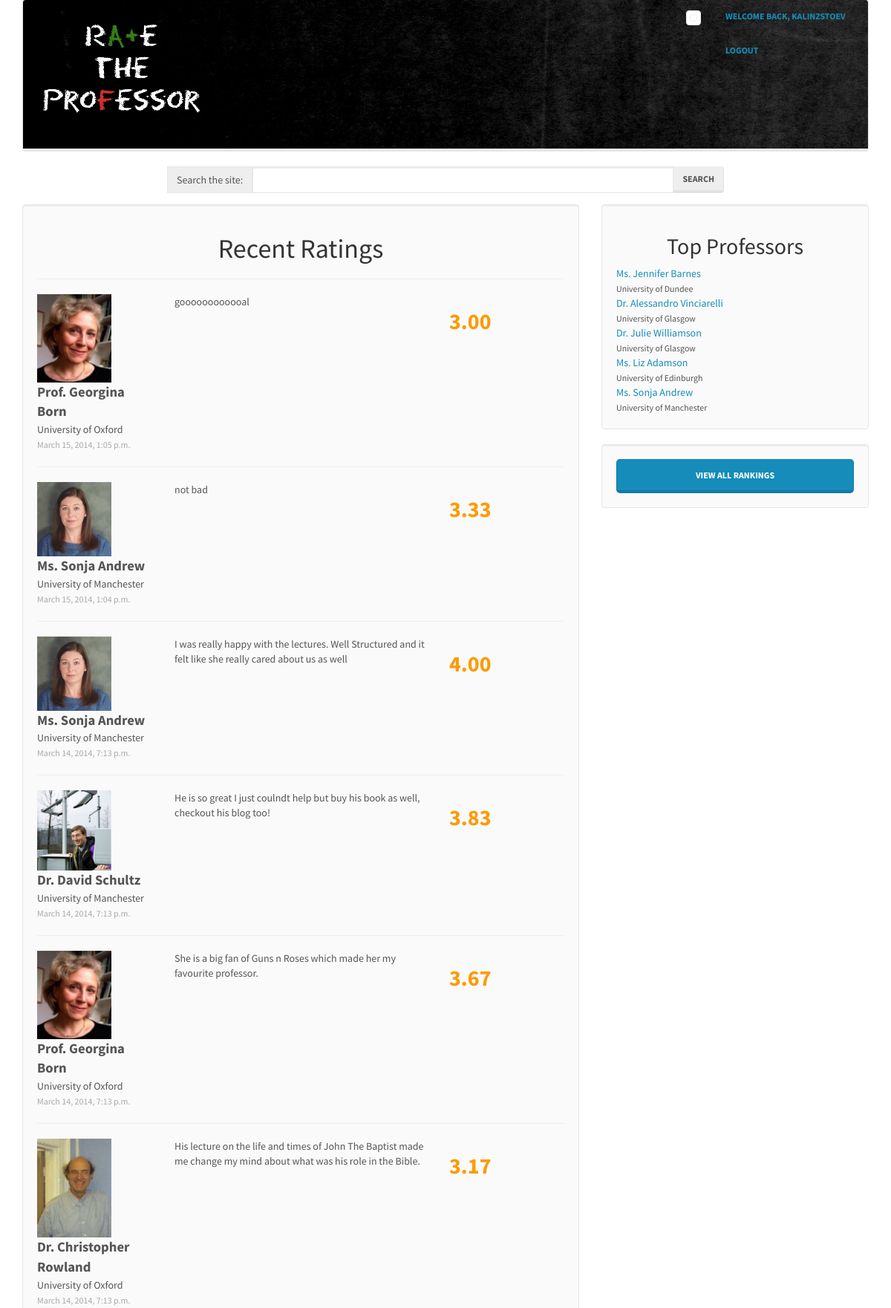
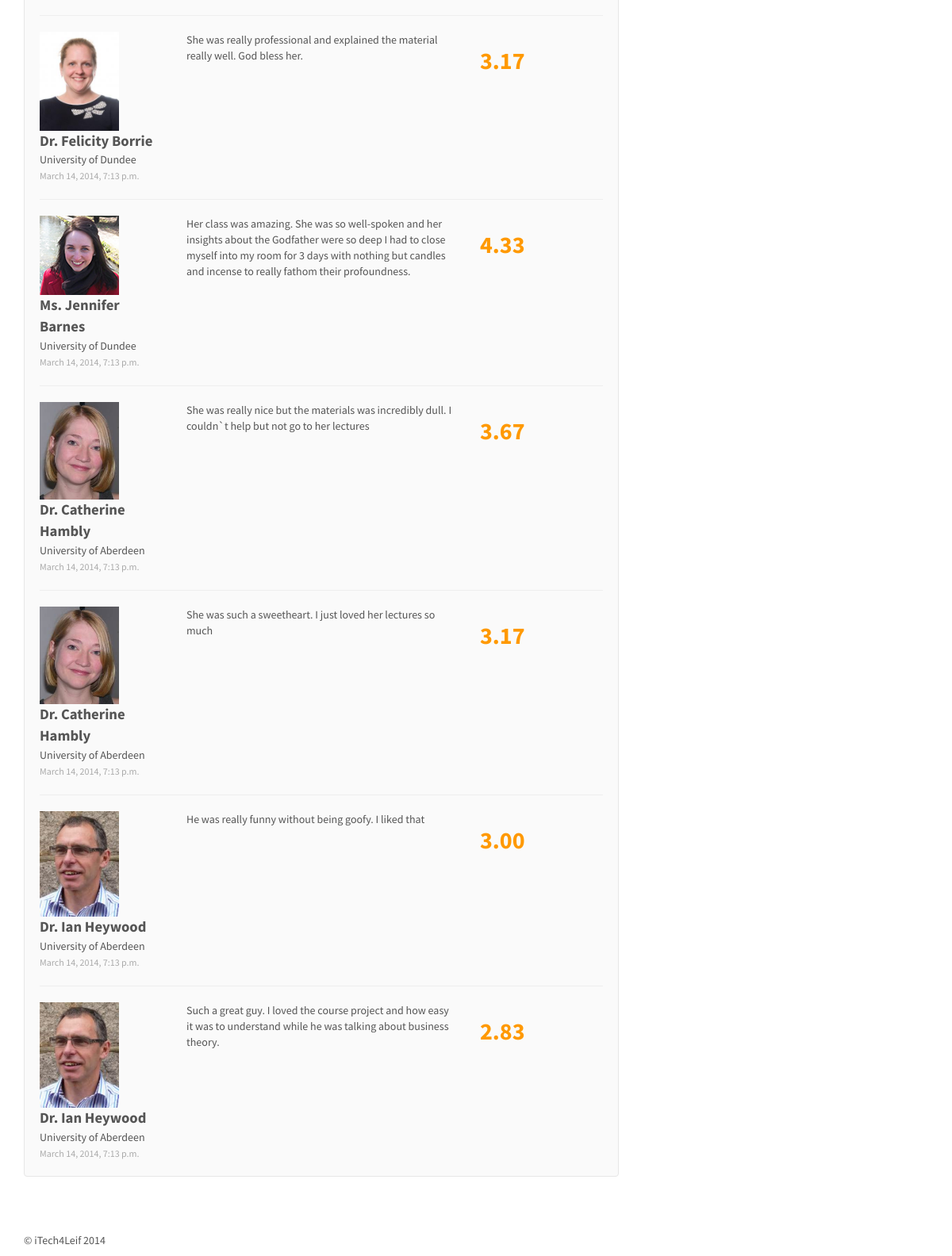
The app's page / (signed in) with its own data (2 pictures, top to bottom).
### rate_the_professor/models.py (models this page shows, shortened)
class Rating(models.Model):
    user = models.ForeignKey(User, null=True)
    professor = models.ForeignKey(Professor)
    communication = models.DecimalField(max_digits=2, decimal_places=1, default=2.5)
    knowledge = models.DecimalField(max_digits=2, decimal_places=1, default=2.5)
    approachability = models.DecimalField(max_digits=2, decimal_places=1, default=2.5)
    enthusiasm = models.DecimalField(max_digits=2, decimal_places=1, default=2.5)
    clarity = models.DecimalField(max_digits=2, decimal_places=1, default=2.5)
    awesomeness = models.DecimalField(max_digits=2, decimal_places=1, default=2.5)
    comment = models.CharField(max_length=1024, null=False)
    datetime = models.DateTimeField(auto_now_add=True)
    def _calculate_rating(self):
        return u'%.2f' % ((self.communication + self.knowledge + self.approachability
                + self.enthusiasm + self.clarity + self.awesomeness) / 6)
    rating = property(_calculate_rating)

class Professor(models.Model):
    title = models.CharField(max_length=64)
    first_name = models.CharField(max_length=256)
    last_name = models.CharField(max_length=256)
    sum_of_communication = models.DecimalField(max_digits=10, decimal_places=1, default=2.5)
    no_of_communication = models.IntegerField(default=1)
    overall_communication = models.DecimalField(max_digits=2, decimal_places=1, default=2.5)
    sum_of_knowledge = models.DecimalField(max_digits=10, decimal_places=1, default=2.5)
    no_of_knowledge = models.IntegerField(default=1)
    overall_knowledge = models.DecimalField(max_digits=2, decimal_places=1, default=2.5)
    sum_of_approachability = models.DecimalField(max_digits=10, decimal_places=1, default=2.5)
    no_of_approachability = models.IntegerField(default=1)
    overall_approachability = models.DecimalField(max_digits=2, decimal_places=1, default=2.5)
    sum_of_enthusiasm = models.DecimalField(max_digits=10, decimal_places=1, default=2.5)
    no_of_enthusiasm = models.IntegerField(default=1)
    overall_enthusiasm = models.DecimalField(max_digits=2, decimal_places=1, default=2.5)
    sum_of_clarity = models.DecimalField(max_digits=10, decimal_places=1, default=2.5)
    no_of_clarity = models.IntegerField(default=1)
    overall_clarity = models.DecimalField(max_digits=2, decimal_places=1, default=2.5)
    sum_of_awesomeness = models.DecimalField(max_digits=10, decimal_places=1, default=2.5)
    no_of_awesomeness = models.IntegerField(default=1)
    overall_awesomeness = models.DecimalField(max_digits=2, decimal_places=1, default=2.5)
    sum_of_ratings = models.DecimalField(max_digits=10, decimal_places=1, default=2.5)
    no_of_ratings = models.IntegerField(default=1)
    overall_rating = models.DecimalField(max_digits=2, decimal_places=1, default=2.5)
    picture = models.ImageField(upload_to='professors', blank=True)
    university = models.ForeignKey(University)
    courses_taught = models.ManyToManyField(Course)
    website_url = models.URLField()
    def _full_name(self):
        return u'%s %s %s ' % (self.title, self.first_name, self.last_name)
    full_name = property(_full_name)

class University(models.Model):
    uni_name = models.CharField(max_length=256, unique=True)
    website_url = models.URLField()
    class Meta:
        verbose_name_plural = "Universities"
    def __unicode__(self):
        return self.uni_name

### rate_the_professor/views.py (the view)
# urls.py: urlpatterns = patterns('',url(r'^$', views.index, name='index')
def index(request):
    context = RequestContext(request)
    recent_ratings = Rating.objects.order_by('-id')[:12]
    top_professors = Professor.objects.order_by('-overall_rating')[:5]
    context_dict = {'recent_ratings': recent_ratings, 'top_professors': top_professors}
    return render_to_response('rate_the_professor/index.html', context_dict, context)

### templates/rate_the_professor/index.html (shortened to what this page needs)
{% extends 'rate_the_professor/base.html' %}
{% load static %}
{% block body_block %}
<div class="row">
    <div class="col-md-8 col-md-offset-2">
        <div class="form-group">
			<form class="input-group" role="form" id="search_form" method="post" action="/rate_the_professor/suggest_professor/">
                <span class="input-group-addon">Search the site:</span>
                <input type="text" class="form-control" name="query" value="" id="query">
                <span class="input-group-btn">
	                <button type="submit" class="btn btn-default" name="submit" value="Search">Search</button>
                </span>
			</form>
        </div>
    </div>
</div>
<div class="row">
	<div class="col-md-8">
		<div class="well" id="ratings-main">
			<h1 class = "centered-text">Recent Ratings</h1>
			{% if recent_ratings %}
				{% for rating in recent_ratings %}
					<hr>
					<div class="row">
						<div class="col-md-3">
		                    <a href="/rate_the_professor/professor/{{ rating.professor.id }}/">
			                    <img class="comment-pic" src="/media/professors/{{ rating.professor.picture }}">
		                    </a>
							<div><strong class="big-text">{{ rating.professor.full_name }}</strong></div>
							<div>{{ rating.professor.university.uni_name }}</div>
							<div><span class="date">{{ rating.datetime }}</span></div>
						</div>
						<div class="col-md-6">{{ rating.comment }}</div>
						<div class="col-md-3">
							<h2 class="number-rating">{{ rating.rating }}</h2>
						</div>
					</div>
				{% endfor %}
			{% else %}
			<strong>There are no ratings present.</strong>
			{% endif %}
		</div>
	</div>
	<div class="col-md-4">
		<div class="well">
			<h2 class="centered-text">Top Professors</h2>
            {% include "rate_the_professor/top_rating.html" with professors=top_professors %}
		</div>
        <div class="well">
            <a href="/rate_the_professor/ranking/" class="btn btn-primary btn-lg btn-block">View All Rankings</a>
		</div>
	</div>
</div>
{% endblock %}

### templates/rate_the_professor/base.html (shortened to what this page needs)
{% load static %}
<!DOCTYPE html>
<html>
<head>
	<link href="{% static 'css/bootstrap.css' %}" rel="stylesheet">
	<link href="{% static 'css/bootstrap.min.css' %}" rel="stylesheet" media="screen">
</head>
<body>
	<div class="container">
		<div class="navbar navbar-default">
			<div class="row">
				<div class="col-md-3">
					<div class="navbar-header">
						<a href="/rate_the_professor/"><img src="{% static 'img/logo.png' %}" class="navbar-brand"></a>
					</div>
				</div>
				{% if user.is_authenticated %}
					<div class="col-md-3 col-md-offset-6">
						<div class="btn-group">
							<a href="/rate_the_professor/user/" class="btn btn-lg btn-link">
								<div class="thumbnail">
									{% if user_profile.picture %}
										<img class= "thumbnail" src="/media/user/{{ user_profile.picture }}">
									{% else %}
										<img class= "thumbnail" src="{% static 'img/profpic.png' %}">
									{% endif %}
								</div>
							</a>
							<a href="/rate_the_professor/user/" class="btn btn-lg btn-link">Welcome back, {{ user.username }}</a>
							<a href="/rate_the_professor/logout/" class="btn btn-lg btn-link">Logout</a>
						</div>
					</div>
				{% endif %}
			</div>
		</div>
		<div id="b">
			{% block body_block %}{% endblock %}
		</div>
		<footer>
			<p>&copy; iTech4Leif 2014</p>
		</footer>
	</div>
</body>
</html>

### templates/rate_the_professor/top_rating.html (shortened to what this page needs)
{% if professors %}
    {% for professor in professors %}
        <div class="row">
            <div class="col-md-6">
                <a href="/rate_the_professor/professor/{{ professor.id }}/">{{ professor.full_name }}</a>
                <br><small>{{ professor.university }}</small>
            </div>
            <div class="col-md-6 big-rating" title="{{ professor.overall_rating }} stars">{{ professor.overall_rating }}</div>
        </div>
    {% endfor %}
{% else %}
    <strong>There are no professors present.</strong>
{% endif %}

### records on screen
Rating: professor.picture (picture), professor.full_name "Prof. Georgina Born", professor.university.uni_name "University of Oxford", datetime "March 15, 2014, 1:05 p.m.", comment "goooooooooooal", rating "3.00"
Rating: professor.picture (picture), professor.full_name "Ms. Sonja Andrew", professor.university.uni_name "University of Manchester", datetime "March 15, 2014, 1:04 p.m.", comment "not bad", rating "3.33"
Rating: professor.picture (picture), professor.full_name "Ms. Sonja Andrew", professor.university.uni_name "University of Manchester", datetime "March 14, 2014, 7:13 p.m.", comment "I was really happy with the lectures. Well Structured and it felt like she really cared about us as well", rating "4.00"
Rating: professor.picture (picture), professor.full_name "Dr. David Schultz", professor.university.uni_name "University of Manchester", datetime "March 14, 2014, 7:13 p.m.", comment "He is so great I just coulndt help but buy his book as well, checkout his blog too!", rating "3.83"
Rating: professor.picture (picture), professor.full_name "Prof. Georgina Born", professor.university.uni_name "University of Oxford", datetime "March 14, 2014, 7:13 p.m.", comment "She is a big fan of Guns n Roses which made her my favourite professor.", rating "3.67"
Rating: professor.picture (picture), professor.full_name "Dr. Christopher Rowland", professor.university.uni_name "University of Oxford", datetime "March 14, 2014, 7:13 p.m.", comment "His lecture on the life and times of John The Baptist made me change my mind about what was his role in the Bible.", rating "3.17"
Rating: professor.picture (picture), professor.full_name "Dr. Felicity Borrie", professor.university.uni_name "University of Dundee", datetime "March 14, 2014, 7:13 p.m.", comment "She was really professional and explained the material really well. God bless her.", rating "3.17"
Rating: professor.picture (picture), professor.full_name "Ms. Jennifer Barnes", professor.university.uni_name "University of Dundee", datetime "March 14, 2014, 7:13 p.m.", comment "Her class was amazing. She was so well-spoken and her insights about the Godfather were so deep I had to close myself into my room for 3 days with nothing but candles and incense to really fathom their profoundness.", rating "4.33"
Rating: professor.picture (picture), professor.full_name "Dr. Catherine Hambly", professor.university.uni_name "University of Aberdeen", datetime "March 14, 2014, 7:13 p.m.", comment "She was really nice but the materials was incredibly dull. I couldn`t help but not go to her lectures", rating "3.67"
Rating: professor.picture (picture), professor.full_name "Dr. Catherine Hambly", professor.university.uni_name "University of Aberdeen", datetime "March 14, 2014, 7:13 p.m.", comment "She was such a sweetheart. I just loved her lectures so much", rating "3.17"
Rating: professor.picture (picture), professor.full_name "Dr. Ian Heywood", professor.university.uni_name "University of Aberdeen", datetime "March 14, 2014, 7:13 p.m.", comment "He was really funny without being goofy. I liked that", rating "3.00"
Rating: professor.picture (picture), professor.full_name "Dr. Ian Heywood", professor.university.uni_name "University of Aberdeen", datetime "March 14, 2014, 7:13 p.m.", comment "Such a great guy. I loved the course project and how easy it was to understand while he was talking about business theory.", rating "2.83"
Professor: full_name "Ms. Jennifer Barnes", university "University of Dundee"
Professor: full_name "Dr. Alessandro Vinciarelli", university "University of Glasgow"
Professor: full_name "Dr. Julie Williamson", university "University of Glasgow"
Professor: full_name "Ms. Liz Adamson", university "University of Edinburgh"
Professor: full_name "Ms. Sonja Andrew", university "University of Manchester"

### other values on screen
{{ user.username }} "KALINZSTOEV"
